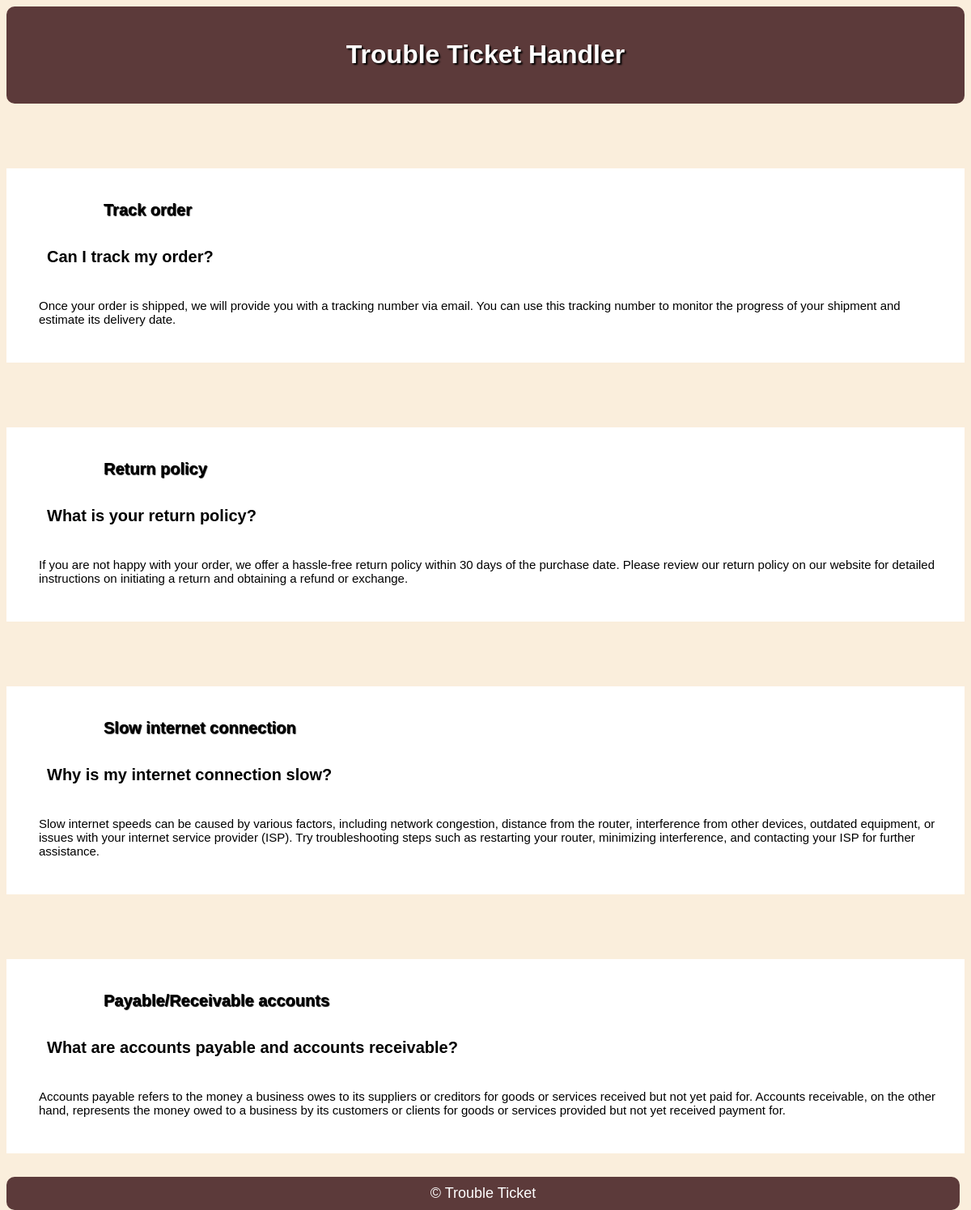
/faq_client.php (signed in), run on the app's committed database.
### tables this page shows
CREATE TABLE faq (
  id INTEGER PRIMARY KEY AUTOINCREMENT,
  title TEXT NOT NULL,
  question TEXT NOT NULL,
  answer TEXT NOT NULL
);

### faq_client.php (the view, shortened to what this page needs)
<?php
$db = getDataBaseConnection();
$stmt = $db->prepare("SELECT * FROM faq");
$stmt->execute();
$faq = $stmt->fetchAll();
?>
<!DOCTYPE html>
<html lang="en-US">
  <head>
    <link rel="stylesheet" href="style2.css">
  </head>
  <header>
    <h1><a href="main.php">Trouble Ticket Handler</a></h1>
  </header>
  <?php foreach ($faq as $f): ?>
  <div id="faq-display" >
    <h3 id = title><?= $f['title'] ?></h3>
    <p id = "question"><?= $f['question'] ?></p>
    <p id = "answer" ><?= $f['answer'] ?></p>
  </div>
  <?php endforeach; ?>
  <footer>
    &copy; Trouble Ticket
  </footer>
</html>

### style2.css (style rules this page uses)
header { background-color: rgb(92, 58, 58); color: #fff; padding: 20px; text-align: center; margin-bottom: 30px; border-radius: 10px; text-shadow: black 2px 2px 2px; }
h1 a { color: white; margin: 20px; }
a { color: rgb(92, 58, 58); text-decoration: none; }
footer { position: fixed; bottom: 0; width: 96.5%; border-radius: 10px; text-align: center; background-color: rgb(92, 58, 58); color: #fff; padding: 10px; margin-top: 30px; font-size: 18px; }
#faq-display { margin-top: 80px; background-color: #fff; padding: 20px; }
#title { margin-left: 100px; font-size: 20px; padding-bottom: 15px; text-shadow: black 1px 1px 1px; }
#question { margin-left: 30px; font-size: 20px; padding-bottom: 20px; font-weight: bold; }
#answer { margin-left: 20px; font-size: 15px; padding-bottom: 10px; }

### data on the page
faq: title "Track order", question "Can I track my order?", answer "Once your order is shipped, we will provide you with a tracking number via email. You can use this tracking number to monitor the progress of your shipment and estimate its delivery date."
faq: title "Return policy", question "What is your return policy?", answer "If you are not happy with your order, we offer a hassle-free return policy within 30 days of the purchase date. Please review our return policy on our website for detailed instructions on initiating a return and obtaining a refund or exchange."
faq: title "Slow internet connection", question "Why is my internet connection slow?", answer "Slow internet speeds can be caused by various factors, including network congestion, distance from the router, interference from other devices, outdated equipment, or issues with your internet service provider (ISP). Try troubleshooting steps such as restarting your router, minimizing interference, and contacting your ISP for further assistance."
faq: title "Payable/Receivable accounts", question "What are accounts payable and accounts receivable?", answer "Accounts payable refers to the money a business owes to its suppliers or creditors for goods or services received but not yet paid for. Accounts receivable, on the other hand, represents the money owed to a business by its customers or clients for goods or services provided but not yet received payment for."
